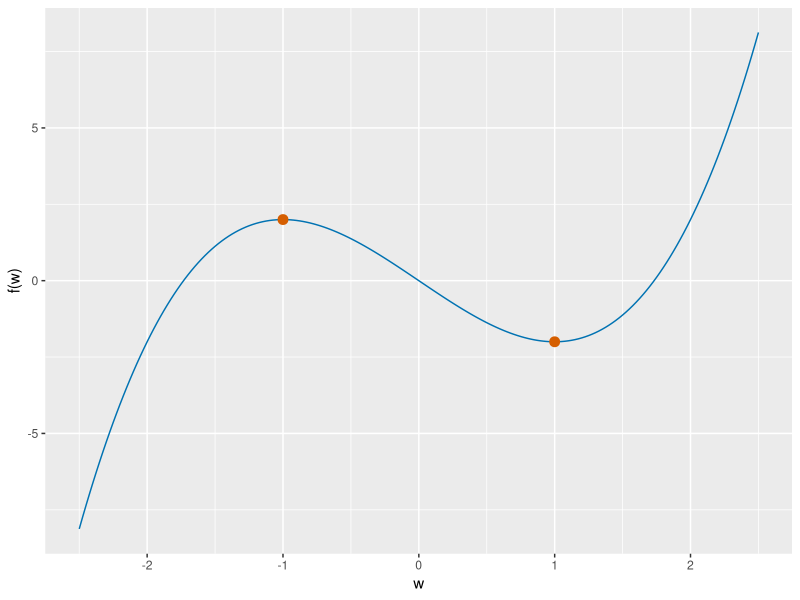

Here is the R script that generated this plot:
## ---- chunk 1
#| label: flat-point-critical-r
#| fig-alt: >-
#|   Plot of w cubed minus 3w for w from -2.5 to 2.5. The blue curve rises to a
#|   local peak of 2 at w of -1, falls to a local trough of -2 at w of 1, then
#|   rises again. Vermilion circles mark the two flat points at w of -1 and w of
#|   1.
#| fig-height: 4
#| fig-width: 5
fpc_w_fk <- seq(-2.5, 2.5, length.out = 201)
fpc_curve_fk <- tibble::tibble(w = fpc_w_fk, value = fpc_w_fk^3 - 3 * fpc_w_fk)
fpc_flat_w_fk <- c(-1, 1)
fpc_flat_value_fk <- fpc_flat_w_fk^3 - 3 * fpc_flat_w_fk
fpc_flat_fk <- tibble::tibble(w = fpc_flat_w_fk, value = fpc_flat_value_fk)
fpc_aes_fk <- ggplot2::aes(w, value)
ggplot2::ggplot(fpc_curve_fk, fpc_aes_fk) +
  ggplot2::geom_line(colour = "#0072B2") +
  ggplot2::geom_point(data = fpc_flat_fk, colour = "#D55E00", size = 3) +
  ggplot2::labs(x = "w", y = "f(w)")
